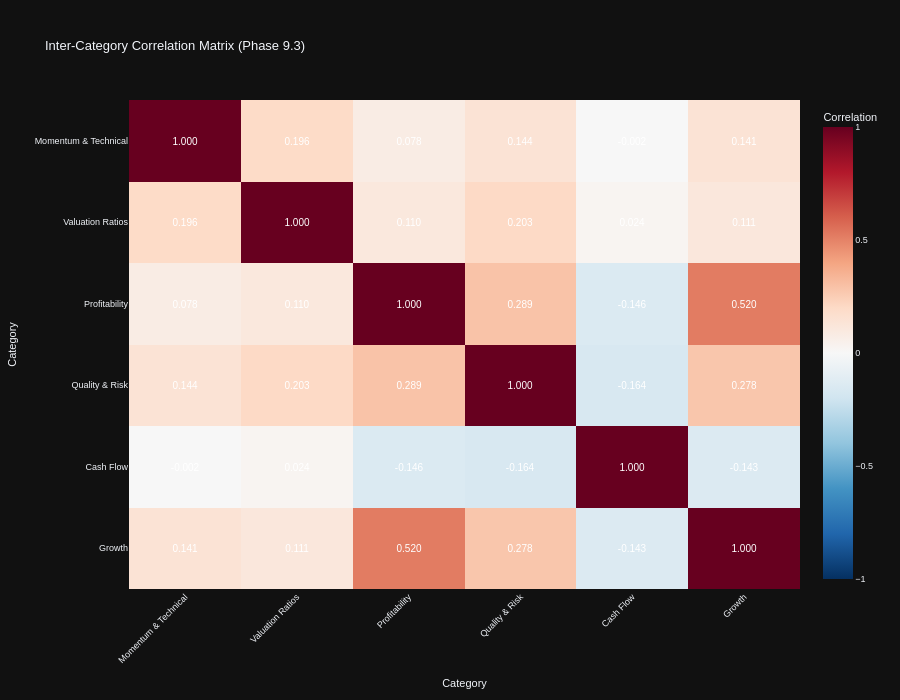

The cell this chart's notebook holds for it:
### Code cell
# Visualization 3: Category Correlation Network
print("\n📊 Category Correlation Network:")

# Compute correlation matrix between category scores
if category_sector_scores:
    # Create category score matrix (stocks × categories)
    category_score_matrix = pd.DataFrame()

    for category_name, category_metrics in category_mapping.items():
        available_in_category = [m for m in category_metrics if m in all_stocks_preprocessed.columns]

        if len(available_in_category) == 0:
            continue

        # Compute z-scores for available metrics and average to get category score
        category_data = all_stocks_preprocessed[available_in_category].copy()

        # Convert to numeric
        for col in available_in_category:
            category_data[col] = pd.to_numeric(category_data[col], errors='coerce')

        # Compute z-scores and average
        z_scored_data = category_data.apply(lambda x: zscore(x, nan_policy='omit'))
        category_score_matrix[category_name] = z_scored_data.mean(axis=1)

    # Compute correlation matrix
    category_corr = category_score_matrix.corr()

    # Create interactive heatmap for category correlations with value annotations
    # Following code_guidelines.md Section 17.1: Heatmaps and Conditional Formatting
    fig_corr_network = px.imshow(
            category_corr,
            labels=dict(x="Category", y="Category", color="Correlation"),
            title="Inter-Category Correlation Matrix (Phase 9.3)",
            color_continuous_scale="RdBu_r",  # Diverging scale for correlation (-1 to +1)
            aspect="auto",
            zmin=-1,
            zmax=1,
            text_auto=".3f"  # ✅ Display correlation values formatted to 3 decimals (Section 17.1)
            )

    # Enhanced styling per Section 17.1 style guidelines
    fig_corr_network.update_traces(
            textfont=dict(
                    size=10,
                    color='white',  # High contrast on diverging color scale
                    family='Arial'  # Standard sans-serif font (Section 17.4)
                    )
            )

    fig_corr_network.update_layout(
            height=700,
            xaxis_tickangle=-45,
            font=dict(size=9, family="Arial"),
            template="plotly_dark"  # ✅ Dark mode compatible theme (Section 17.1)
            )

    fig_corr_network.show()
    output_path = eda_output_dir / "phase93_category_correlation_network.html"
    fig_corr_network.write_html(output_path)

    print(f"\n✓ Category correlation network complete")
    print(f"  Categories analyzed: {len(category_corr)}")
    print(f"  Output: {output_path}")

    # Find strongest positive and negative correlations
    corr_pairs = []
    for i in range(len(category_corr.columns)):
        for j in range(i + 1, len(category_corr.columns)):
            cat1 = category_corr.columns[i]
            cat2 = category_corr.columns[j]
            corr_val = category_corr.iloc[i, j]
            if not np.isnan(corr_val):
                corr_pairs.append((cat1, cat2, corr_val))

    # Sort by absolute correlation
    corr_pairs.sort(key=lambda x: abs(x[2]), reverse=True)

    print(f"\n  🔗 Strongest Category Relationships:")
    for cat1, cat2, corr in corr_pairs[:5]:
        print(f"    {cat1} ↔ {cat2}: {corr:.2f}")
else:
    print("  ⚠️ No category data available for correlation analysis")

### Figure 1 — Plotly figure (JSON) as saved in the notebook; plotly's stock layout.template omitted (floating-point values rounded to 4 significant figures)
{"data": [{"coloraxis": "coloraxis", "name": "0", "texttemplate": "%{z:.3f}", "x": ["Momentum & Technical", "Valuation Ratios", "Profitability", "Quality & Risk", "Cash Flow", "Growth"], "y": ["Momentum & Technical", "Valuation Ratios", "Profitability", "Quality & Risk", "Cash Flow", "Growth"], "z": [[1.0, 0.1956, 0.07754, 0.1437, -0.002216, 0.1408], [0.1956, 1.0, 0.1096, 0.2026, 0.02447, 0.1107], [0.07754, 0.1096, 1.0, 0.2891, -0.1464, 0.5198], [0.1437, 0.2026, 0.2891, 1.0, -0.1638, 0.2779], [-0.002216, 0.02447, -0.1464, -0.1638, 1.0, -0.1432], [0.1408, 0.1107, 0.5198, 0.2779, -0.1432, 1.0]], "type": "heatmap", "xaxis": "x", "yaxis": "y", "hovertemplate": "Category: %{x}<br>Category: %{y}<br>Correlation: %{z}<extra></extra>", "textfont": {"color": "white", "family": "Arial", "size": 10}}], "layout": {"xaxis": {"anchor": "y", "domain": [0.0, 1.0], "title": {"text": "Category"}, "tickangle": -45}, "yaxis": {"anchor": "x", "domain": [0.0, 1.0], "autorange": "reversed", "title": {"text": "Category"}}, "coloraxis": {"colorbar": {"title": {"text": "Correlation"}}, "colorscale": [[0.0, "rgb(5,48,97)"], [0.1, "rgb(33,102,172)"], [0.2, "rgb(67,147,195)"], [0.3, "rgb(146,197,222)"], [0.4, "rgb(209,229,240)"], [0.5, "rgb(247,247,247)"], [0.6, "rgb(253,219,199)"], [0.7, "rgb(244,165,130)"], [0.8, "rgb(214,96,77)"], [0.9, "rgb(178,24,43)"], [1.0, "rgb(103,0,31)"]], "cmin": -1, "cmax": 1}, "title": {"text": "Inter-Category Correlation Matrix (Phase 9.3)"}, "font": {"size": 9, "family": "Arial"}, "height": 700}}
